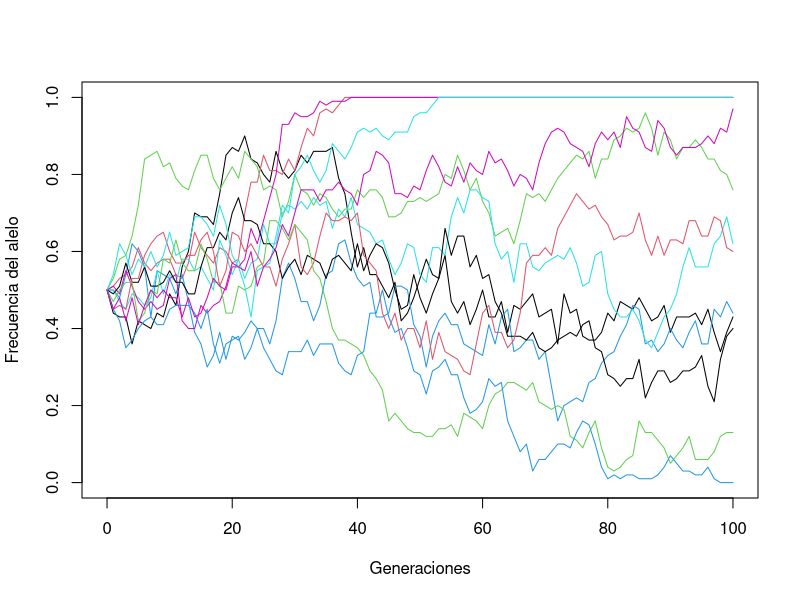

The R script that drew this image:
# Modelo neutro diploide de Wright–Fisher para docencia.
# N es el tamaño efectivo constante; p0 la frecuencia inicial.
simular_deriva <- function(N = 50L, p0 = 0.5, generaciones = 100L, replicas = 12L, semilla = 1849L) {
  stopifnot(N > 0, N == as.integer(N), p0 >= 0, p0 <= 1, generaciones >= 1, replicas >= 1)
  set.seed(semilla)
  frecuencias <- matrix(NA_real_, nrow = generaciones + 1L, ncol = replicas)
  frecuencias[1L, ] <- p0
  for (t in seq_len(generaciones)) {
    frecuencias[t + 1L, ] <- rbinom(replicas, size = 2L * N, prob = frecuencias[t, ]) / (2L * N)
  }
  frecuencias
}
trayectorias <- simular_deriva()
matplot(0:(nrow(trayectorias) - 1L), trayectorias, type = "l", lty = 1,
        xlab = "Generaciones", ylab = "Frecuencia del alelo", ylim = c(0, 1))
